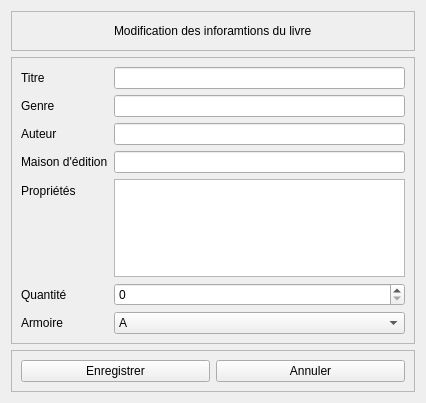
<?xml version="1.0" encoding="UTF-8"?>
<ui version="4.0">
 <class>ModifierLivreForm</class>
 <widget class="QWidget" name="ModifierLivreForm">
  <property name="geometry">
   <rect>
    <x>0</x>
    <y>0</y>
    <width>426</width>
    <height>403</height>
   </rect>
  </property>
  <property name="windowTitle">
   <string>Form</string>
  </property>
  <layout class="QVBoxLayout" name="verticalLayout">
   <item>
    <widget class="QFrame" name="frame_2">
     <property name="frameShape">
      <enum>QFrame::Shape::StyledPanel</enum>
     </property>
     <property name="frameShadow">
      <enum>QFrame::Shadow::Raised</enum>
     </property>
     <layout class="QHBoxLayout" name="horizontalLayout_2">
      <item>
       <spacer name="horizontalSpacer">
        <property name="orientation">
         <enum>Qt::Orientation::Horizontal</enum>
        </property>
        <property name="sizeHint" stdset="0">
         <size>
          <width>40</width>
          <height>20</height>
         </size>
        </property>
       </spacer>
      </item>
      <item>
       <widget class="QLabel" name="label_8">
        <property name="text">
         <string>Modification des inforamtions du livre</string>
        </property>
       </widget>
      </item>
      <item>
       <spacer name="horizontalSpacer_2">
        <property name="orientation">
         <enum>Qt::Orientation::Horizontal</enum>
        </property>
        <property name="sizeHint" stdset="0">
         <size>
          <width>40</width>
          <height>20</height>
         </size>
        </property>
       </spacer>
      </item>
     </layout>
    </widget>
   </item>
   <item>
    <widget class="QFrame" name="frame">
     <property name="frameShape">
      <enum>QFrame::Shape::StyledPanel</enum>
     </property>
     <property name="frameShadow">
      <enum>QFrame::Shadow::Raised</enum>
     </property>
     <layout class="QFormLayout" name="formLayout">
      <item row="7" column="0">
       <widget class="QLabel" name="label">
        <property name="text">
         <string>Quantité</string>
        </property>
       </widget>
      </item>
      <item row="8" column="0">
       <widget class="QLabel" name="label_6">
        <property name="text">
         <string>Armoire</string>
        </property>
       </widget>
      </item>
      <item row="0" column="0">
       <widget class="QLabel" name="label_3">
        <property name="text">
         <string>Titre</string>
        </property>
       </widget>
      </item>
      <item row="0" column="1">
       <widget class="QLineEdit" name="lineEditTitre"/>
      </item>
      <item row="1" column="0">
       <widget class="QLabel" name="label_2">
        <property name="text">
         <string>Genre</string>
        </property>
       </widget>
      </item>
      <item row="1" column="1">
       <widget class="QLineEdit" name="lineEditGenre"/>
      </item>
      <item row="2" column="0">
       <widget class="QLabel" name="label_4">
        <property name="text">
         <string>Auteur</string>
        </property>
       </widget>
      </item>
      <item row="2" column="1">
       <widget class="QLineEdit" name="lineEditAuteur"/>
      </item>
      <item row="3" column="0">
       <widget class="QLabel" name="label_5">
        <property name="text">
         <string>Maison d'édition</string>
        </property>
       </widget>
      </item>
      <item row="3" column="1">
       <widget class="QLineEdit" name="lineEditMaisonEdition"/>
      </item>
      <item row="4" column="0">
       <widget class="QLabel" name="label_7">
        <property name="text">
         <string>Propriétés</string>
        </property>
       </widget>
      </item>
      <item row="7" column="1">
       <widget class="QSpinBox" name="spinBoxQuantite"/>
      </item>
      <item row="8" column="1">
       <widget class="QComboBox" name="comboBoxArmoire">
        <item>
         <property name="text">
          <string>A</string>
         </property>
        </item>
        <item>
         <property name="text">
          <string>B</string>
         </property>
        </item>
        <item>
         <property name="text">
          <string>C</string>
         </property>
        </item>
        <item>
         <property name="text">
          <string>D</string>
         </property>
        </item>
       </widget>
      </item>
      <item row="4" column="1">
       <widget class="QTextEdit" name="textEditPropriete"/>
      </item>
     </layout>
    </widget>
   </item>
   <item>
    <widget class="QFrame" name="frame_3">
     <property name="frameShape">
      <enum>QFrame::Shape::StyledPanel</enum>
     </property>
     <property name="frameShadow">
      <enum>QFrame::Shadow::Raised</enum>
     </property>
     <layout class="QHBoxLayout" name="horizontalLayout">
      <item>
       <widget class="QPushButton" name="btnEnregistrer">
        <property name="text">
         <string>Enregistrer</string>
        </property>
       </widget>
      </item>
      <item>
       <widget class="QPushButton" name="btnAnnuler">
        <property name="text">
         <string>Annuler</string>
        </property>
       </widget>
      </item>
     </layout>
    </widget>
   </item>
  </layout>
 </widget>
 <resources/>
 <connections/>
</ui>
